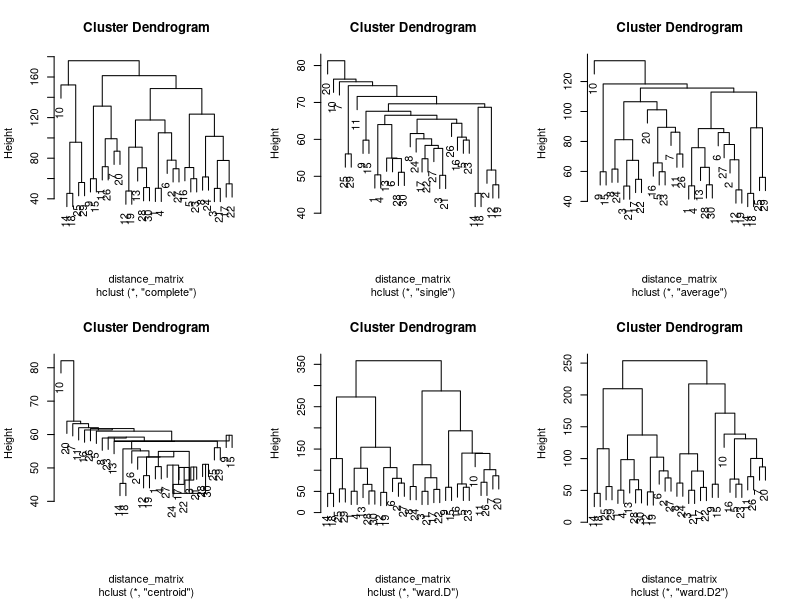
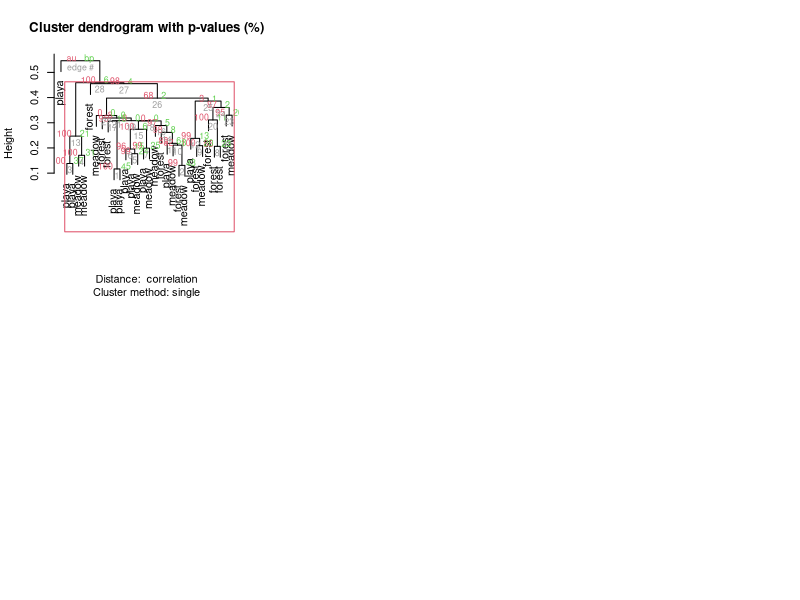
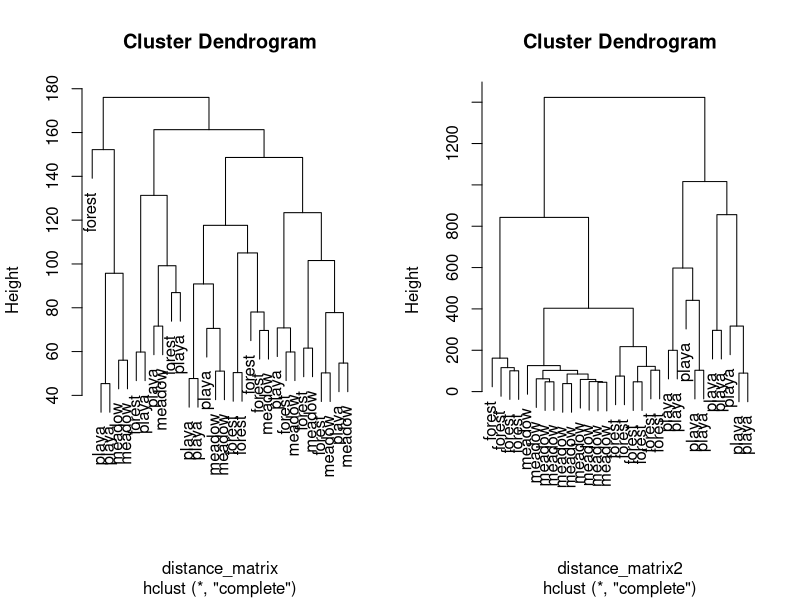
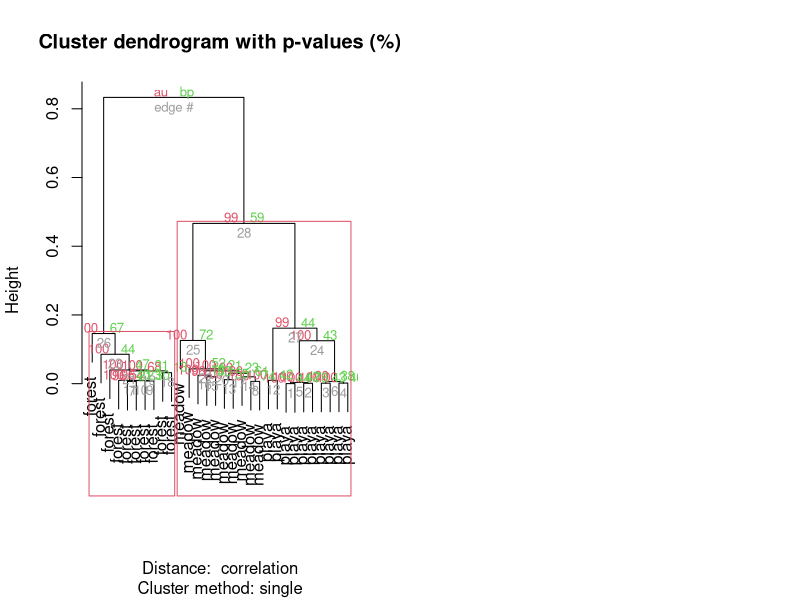

Recreate these plots in R, in order.
#libaries
library(vegan)	#https://www.rdocumentation.org/packages/stats/versions/3.6.2/topics/hclust
library(pvclust)	#https://cran.r-project.org/web/packages/pvclust/index.html
			#https://github.com/shimo-lab/pvclust

#data
data_random		<- 	read.csv("community_random_NMDS.csv", header=T)
data_structured	<- 	read.csv("community_structured_NMDS.csv", header=T)

#first example using random data
#manipulating data into correct format
data_random2	<-	data_random[,3:9]		#removes non-numeric columns
data_random2	

data_random3	<-	as.matrix(data_random2)	#creates a matrix object
data_random3

distance_matrix	<-	dist(data_random3)	#making a square 'distance matrix' object
distance_matrix

#creating dendrogram objects and applying different methods (default is 'complete')
cluster1		<-	hclust(distance_matrix)	
cluster2		<-	hclust(distance_matrix, method='single')
cluster3		<-	hclust(distance_matrix, method='average')
cluster4		<-	hclust(distance_matrix, method='centroid')
cluster5		<-	hclust(distance_matrix, method='ward.D')
cluster6		<-	hclust(distance_matrix, method='ward.D2')

#comparing different methods
par(mfrow=c(2,3))
plot(cluster1)
plot(cluster2)
plot(cluster3)
plot(cluster4)
plot(cluster5)
plot(cluster6)

#testing clusters for significance using 'pvclust' package
test1			<-	pvclust(t(data_random3), method.hclust='single', 	#note that if you dont transpose the matrix
				nboot=1000, use.cor='all.obs')				#the function will run from 'species' rather
													#than 'sites'

plot(test1, labels=data_random$habitat)	#no statistically significant groups identified
pvrect(test1, alpha=0.99)


#repeat process using structured data and compare
#manipulating data into correct format
data_structured2	<-	data_structured[,3:9]		#removes non-numeric columns
data_structured2	

data_structured3	<-	as.matrix(data_structured2)	#creates a matrix object
data_structured3

distance_matrix2	<-	dist(data_structured3)	#making a square 'distance matrix' object
distance_matrix2

#creating dendrogram object
cluster7		<-	hclust(distance_matrix2)	

#comparing 'random' to 'structured'
par(mfrow=c(1,2))
plot(cluster1, labels=data_random$habitat)
plot(cluster7, labels=data_structured$habitat)

#testing clusters for significance using 'pvclust' package
test2			<-	pvclust(t(data_structured3), method.hclust='single', 
				nboot=1000, use.cor='all.obs')	

plot(test2, labels=data_structured$habitat)
pvrect(test2, alpha=0.95)		
